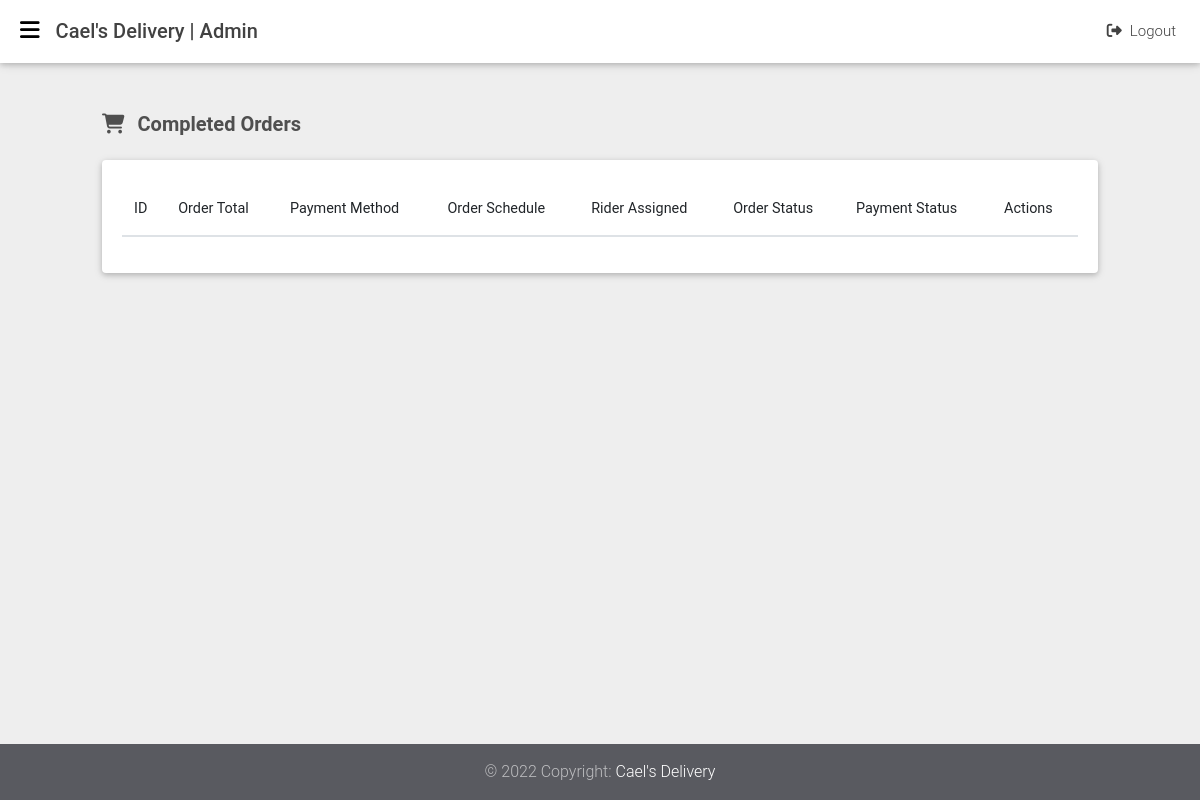
The page /orders/completed (signed in) on the database as committed earlier.
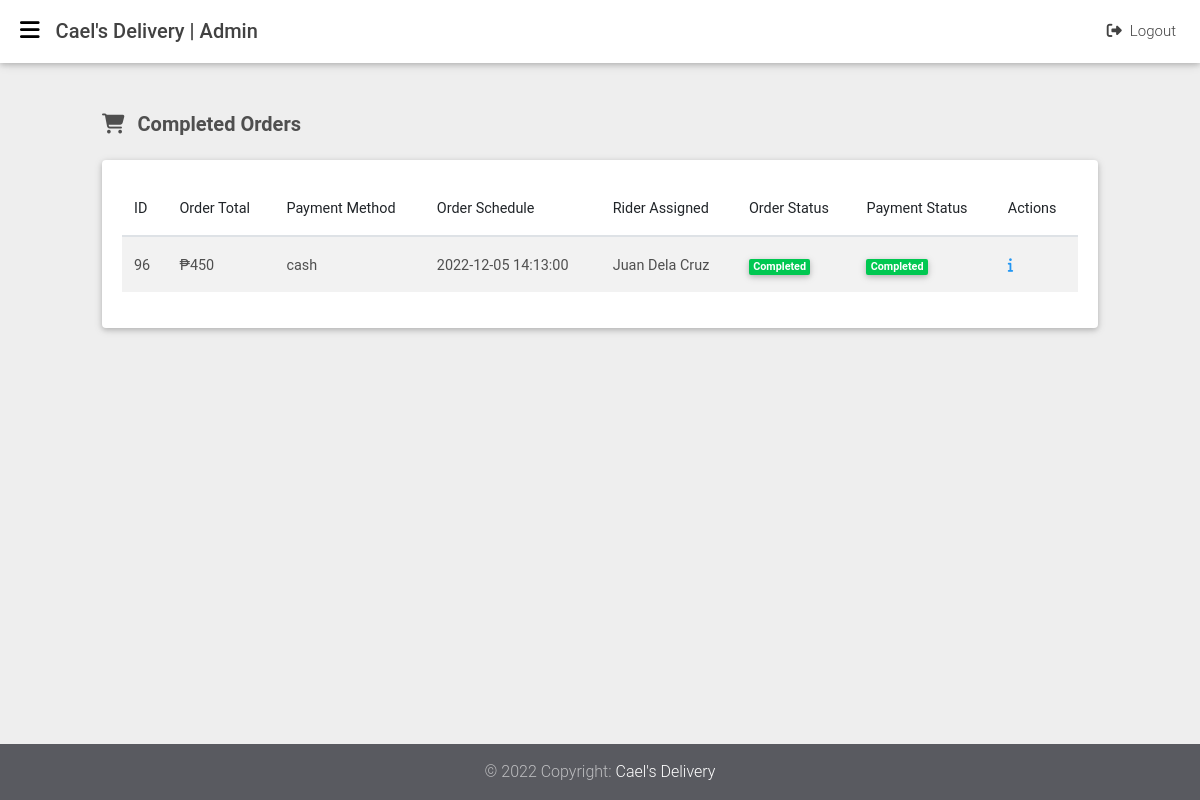
The same page on the database as committed later.
### tables this page shows
CREATE TABLE `orders` (
  `order_id` int(11) NOT NULL,
  `order_schedule` datetime NOT NULL,
  `user_id` int(11) NOT NULL,
  `rider_id` int(11) NOT NULL,
  `shipping_id` int(11) NOT NULL,
  `payment_id` int(11) NOT NULL,
  `order_total` varchar(255) NOT NULL,
  `order_status` int(11) NOT NULL,
  `created_at` datetime NOT NULL DEFAULT current_timestamp()
);

CREATE TABLE `payments` (
  `payment_id` int(11) NOT NULL,
  `payment_method` varchar(255) NOT NULL,
  `payment_status` int(11) NOT NULL DEFAULT 0,
  `shipping_id` int(11) NOT NULL,
  `created_at` datetime NOT NULL DEFAULT current_timestamp()
);

CREATE TABLE `riders` (
  `rider_id` int(11) NOT NULL,
  `rider_first_name` varchar(255) NOT NULL,
  `rider_last_name` varchar(255) NOT NULL,
  `rider_email` varchar(255) NOT NULL,
  `rider_contact` varchar(255) NOT NULL,
  `rider_address` text NOT NULL,
  `rider_city` varchar(255) NOT NULL,
  `rider_image` varchar(255) NOT NULL DEFAULT 'default_avatar.png',
  `created_at` datetime NOT NULL DEFAULT current_timestamp()
);

### app/libraries/Core.php (called while the page is built, shortened)
<?php
class Core
{
  protected $currentMethod = 'index';
  public function __construct()
  {
    $url = $this->getUrl();
    if (isset($url[0])) {
      if (file_exists('../app/controllers/' . ucwords($url[0]) . '.php')) {
        unset($url[0]);
      }
    }
    $this->currentController = new $this->currentController;
    if (isset($url[1])) {
      if (method_exists($this->currentController, $url[1])) {
        $this->currentMethod = $url[1];
        unset($url[1]);
      }
    }
    $this->params = $url ? array_values($url) : [];
    call_user_func_array([$this->currentController, $this->currentMethod], $this->params);
  }
  public function getUrl()
  {
    if (isset($_GET['url'])) {
      $url = rtrim($_GET['url'], '/');
      $url = filter_var($url, FILTER_SANITIZE_URL);
      $url = explode('/', $url);
      return $url;
    }
  }
}

### public/index.php (called while the page is built, shortened)
<?php
$init = new Core;

### app/libraries/Database.php (called while the page is built, shortened)
<?php
class Database
{
	private $host = DB_HOST;
	private $user = DB_USER;
	private $pass = DB_PASS;
	private $dbname = DB_NAME;
	private $dbh;
	private $stmt;
	public function __construct()
	{
		$dsn = 'mysql:host=' . $this->host . ';dbname=' . $this->dbname;
		$options = array(
			PDO::ATTR_PERSISTENT => true,
			PDO::ATTR_ERRMODE => PDO::ERRMODE_EXCEPTION
		);
		try {
			$this->dbh = new PDO($dsn, $this->user, $this->pass, $options);
		}
		catch (PDOException $e) {
			$this->error = $e->getMessage();
		}
	}
	public function query($query)
	{
		$this->stmt = $this->dbh->prepare($query);
	}
	public function execute()
	{
		return $this->stmt->execute();
	}
	public function resultset()
	{
		$this->execute();
		return $this->stmt->fetchAll(PDO::FETCH_OBJ);
	}
}

### app/models/Order.php (called while the page is built, shortened)
<?php
class Order
{
  private $db;
  public function __construct()
  {
    $this->db = new Database;
  }
  public function getAllCompletedOrders()
  {
    $this->db->query("SELECT *,
                      orders.order_id as orderID,
                      users.user_id as userID,
                      shippings.shipping_id as shippingID,
                      payments.payment_id as paymentID,
                      orders.order_total as orderTotal,
                      orders.order_status as orderStatus
                      FROM orders
                      INNER JOIN users
                      ON orders.user_id = users.user_id
                      INNER JOIN shippings
                      ON orders.shipping_id = shippings.shipping_id
                      INNER JOIN payments
                      ON orders.payment_id = payments.payment_id
                      INNER JOIN riders
                      ON orders.rider_id = riders.rider_id
                      WHERE
                      orders.order_status = 3
                      AND payments.payment_status = 1
                      ORDER BY orders.created_at ASC;");
    $results = $this->db->resultSet();
    return $results;
  }
}

### app/views/orders/completed.php (the view, shortened to what the changed rows need)
<?php require APPROOT . '/views/admins/inc/header.php'; ?>
<main class="vh-100">
  <div class="container-fluid">
    <div class="col-md-12">
      <div class="card">
        <div class="card-body">
          <div class="table-responsive">
            <table id="myTable" class="table table-striped display" cellspacing="0" width="100%">
              <thead>
                <tr>
                  <th>ID</th>
                  <th>Order Total</th>
                  <th>Payment Method</th>
                  <th>Order Schedule</th>
                  <th>Rider Assigned</th>
                  <th>Order Status</th>
                  <th>Payment Status</th>
                  <th>Actions</th>
                </tr>
              </thead>
              <tbody>
                <?php foreach ($data['orders'] as $order) : ?>
                  <tr>
                    <td><?php echo $order->order_id; ?></td>
                    <td>&#8369;<?php echo $order->order_total; ?></td>
                    <td><?php echo $order->payment_method; ?></td>
                    <td><?php echo $order->order_schedule; ?></td>
                    <td>
                      <?php if ($order->rider_id == 0) : ?>
                        <span class="badge badge-warning">Pending</span>
                      <?php else : ?>
                        <?php echo $order->rider_first_name ?>&nbsp;<?php echo $order->rider_last_name ?>
                      <?php endif; ?>
                    </td>
                    <td>
                      <?php
                      if ($order->order_status == 3) {
                        echo '<span class="badge badge-success">Completed</span>';
                      } elseif ($order->order_status == 4) {
                        echo '<span class="badge badge-danger">Cancelled</span>';
                      }
                      ?>
                    </td>
                    <td>
                      <?php
                      if ($order->payment_status == 0) {
                        echo '<span class="badge badge-warning">Pending</span>';
                      } elseif ($order->payment_status == 1) {
                        echo '<span class="badge badge-success">Completed</span>';
                      } elseif ($order->payment_status == 2) {
                        echo '<span class="badge badge-danger">Cancelled</span>';
                      }
                      ?>
                    </td>
                    <td>
                      <a href="<?php echo URLROOT; ?>/orders/details/<?php echo $order->order_id; ?>"><i class="fa-solid fa-info blue-text" data-toggle="tooltip" data-placement="top" title="View Order Details"></i>
                      </a>
                    </td>
                  </tr>
                <?php endforeach; ?>
              </tbody>
            </table>
          </div>
        </div>
      </div>
    </div>
  </div>
</main>
<?php require APPROOT . '/views/admins/inc/footer.php'; ?>

Rows that differ between the two databases and show on the page:
now on this page (row edited): orders: order_id "96", order_total "450", payment.payment_method "cash", order_schedule "2022-12-05 14:13:00", rider.rider_first_name "Juan", rider.rider_last_name "Dela Cruz", order_status "Completed"
